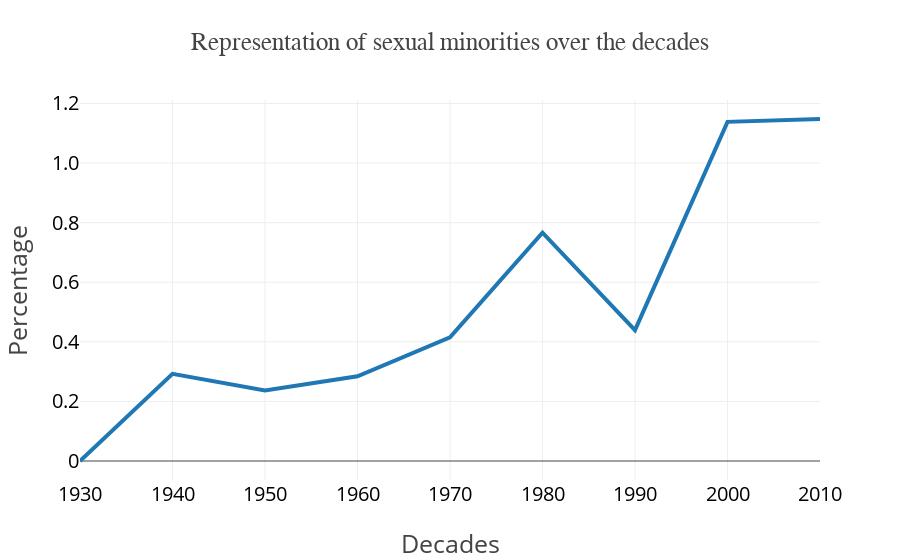

Here is the notebook cell this chart was saved with:
### Code cell
init_notebook_mode(connected=True)
trace1 = go.Scatter(x = df_orientation_decade.decade, y = df_orientation_decade.Other, line = dict(width = 4), 
                    text = details,
                    hoverinfo = 'text',
                    mode = 'lines', 
                    opacity = 1, showlegend = False)

layout1 = go.Layout(
    title = 'Representation of sexual minorities over the decades', titlefont = dict(family = 'Arial', size = 25),
    xaxis = dict(title = 'Decades', titlefont = dict(size = 25), showticklabels = True, 
                 tickfont = dict(size = 20, color = 'black')),
    yaxis = dict(title = 'Percentage', titlefont = dict(size = 25), showticklabels = True, 
                 tickvals = [0, 0.002, 0.004, 0.006, 0.008, 0.01, 0.012],
                 ticktext = ['0','0.2','0.4','0.6','0.8','1.0','1.2'],
                 tickfont = dict(size = 20, color = 'black')))

fig1 = go.Figure(data = [trace1], layout = layout1)
offline.iplot(fig1, filename ='sexuality_scatterplot.html')

### Figure 1 — Plotly figure (JSON) as saved in the notebook; plotly's stock layout.template omitted (floating-point values rounded to 4 significant figures)
{"data": [{"hoverinfo": "text", "line": {"width": 4}, "mode": "lines", "opacity": 1, "showlegend": false, "text": ["0", "['Bisexual Characters:2', 'Homosexual Characters:3']", "['Homosexual Characters:1']", "['Bisexual Characters:2', 'Homosexual Characters:3']", "['Bisexual Characters:5', 'Homosexual Characters:6']", "['Bisexual Characters:7', 'Homosexual Characters:23', 'Pansexual Characters:1']", "['Bisexual Characters:4', 'Homosexual Characters:18', 'Transgender Characters:1', 'Transvestites:1']", "['Bisexual Characters:7', 'Genderfluid Characters:1', 'Homosexual Characters:46']", "['Bisexual Characters:2', 'Homosexual Characters:14', 'Transgender Characters:1']"], "type": "scatter", "uid": "b5d9b0fe-9108-11e8-9b04-d0577b2f97ce", "x": ["1930", "1940", "1950", "1960", "1970", "1980", "1990", "2000", "2010"], "y": [0, 0.002926, 0.002364, 0.002843, 0.004151, 0.007662, 0.004392, 0.01138, 0.01148]}], "layout": {"title": "Representation of sexual minorities over the decades", "titlefont": {"family": "Arial", "size": 25}, "xaxis": {"showticklabels": true, "tickfont": {"color": "black", "size": 20}, "title": "Decades", "titlefont": {"size": 25}}, "yaxis": {"showticklabels": true, "tickfont": {"color": "black", "size": 20}, "ticktext": ["0", "0.2", "0.4", "0.6", "0.8", "1.0", "1.2"], "tickvals": [0, 0.002, 0.004, 0.006, 0.008, 0.01, 0.012], "title": "Percentage", "titlefont": {"size": 25}}}}
